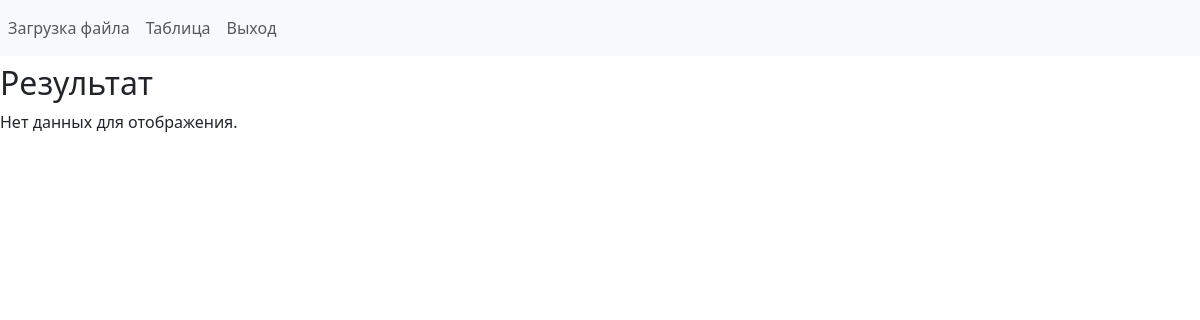
The page /show_data (signed in) on the database as committed earlier.
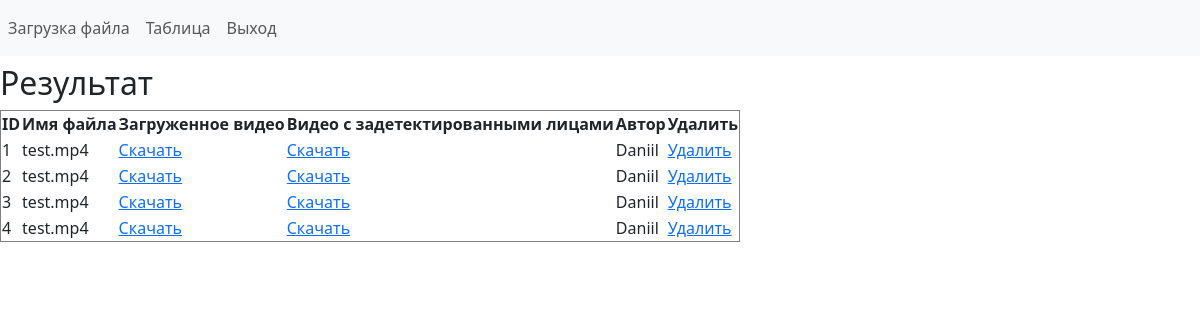
The same page on the database as committed later.
### repository/models.py (models this page shows)
class Base(DeclarativeBase): pass

class Video(Base):
    __tablename__ = "video_detected"
    id = Column(Integer, primary_key=True, index=True)
    filename = Column(String)
    video_path_origin = Column(String)
    video_path_detected = Column(String)
    author = Column(String)

### app/main.py (the view)
@app.get("/show_data", response_class=HTMLResponse)
def show_data(request: Request,
              session_token: str = Cookie(None)):
    if session_token not in lst_tokens:
        raise HTTPException(
            status_code=status.HTTP_401_UNAUTHORIZED,
            detail="Not authenticated",
        )
    with Session(autoflush=False, bind=engine) as db:
        data = db.execute(text("SELECT * FROM video_detected"))
        columns = data.keys()
        print(columns)
        rows = data.fetchall()  # получаем данные
    df = pd.DataFrame(rows, columns=columns)
    return templates.TemplateResponse(
        "table.html",
        {
            "request": request,
            "data": df.to_dict(orient="records"),
            "cols": list(df.columns),
        }
    )

### templates/table.html (shortened to what this page needs)
{% extends "base.html" %}
{% block content %}
<h2>Результат</h2>
{% if data and cols %}
<table border="1">
  <thead>
    <tr>
      <th>ID</th>
        <th>Имя файла</th>
        <th>Загруженное видео</th>
        <th>Видео с задетектированными лицами</th>
        <th>Автор</th>
        <th>Удалить</th>
    </tr>
  </thead>
  <tbody>
    {% for row in data %}
    <tr>
      <td>{{ row['id'] }}</td>
      <td>{{ row['filename'] }}</td>
      <td><a href="/download_origin/{{ row['video_path_origin'] }}">Скачать</a></td>
      <td><a href="/download_detected/{{ row['video_path_origin'] }}">Скачать</a></td>
      <td>{{ row['author'] }}</td>
        <td><a href="/delete/{{ row['video_path_origin'] }}">Удалить</a></td>
    </tr>
    {% endfor %}
  </tbody>
</table>
{% else %}
<p>Нет данных для отображения.</p>
{% endif %}
{% endblock %}

### templates/base.html (shortened to what this page needs)
<!doctype html>
<html lang="en">
  <head>
    <link href="https://cdn.jsdelivr.net/npm/bootstrap@5.3.3/dist/css/bootstrap.min.css" rel="stylesheet">
  </head>
  <body>
  <nav class="navbar navbar-expand-lg navbar-light bg-light">
  <div class="collapse navbar-collapse" id="navbarNav">
    <ul class="navbar-nav">
      <li class="nav-item active">
        <a class="nav-link" href="load_data_local">Загрузка файла</a>
      </li>
      <li class="nav-item">
        <a class="nav-link" href="/show_data">Таблица</a>
      </li>
      <li class="nav-item">
        <a class="nav-link" href="/logout">Выход</a>
      </li>
    </ul>
  </div>
</nav>
    <h1>{% block content %}Content goes here{% endblock %}</h1>
  </body>
</html>

Rows that differ between the two databases and show on the page:
added Video: id "1", filename "test.mp4", author "Daniil"
added Video: id "2", filename "test.mp4", author "Daniil"
added Video: id "3", filename "test.mp4", author "Daniil"
added Video: id "4", filename "test.mp4", author "Daniil"
Other text that changed with them:
text no longer shown: "Нет данных для отображения."
text now shown: "ID Имя файла Загруженное видео Видео с задетектированными лицами Автор Удалить"
